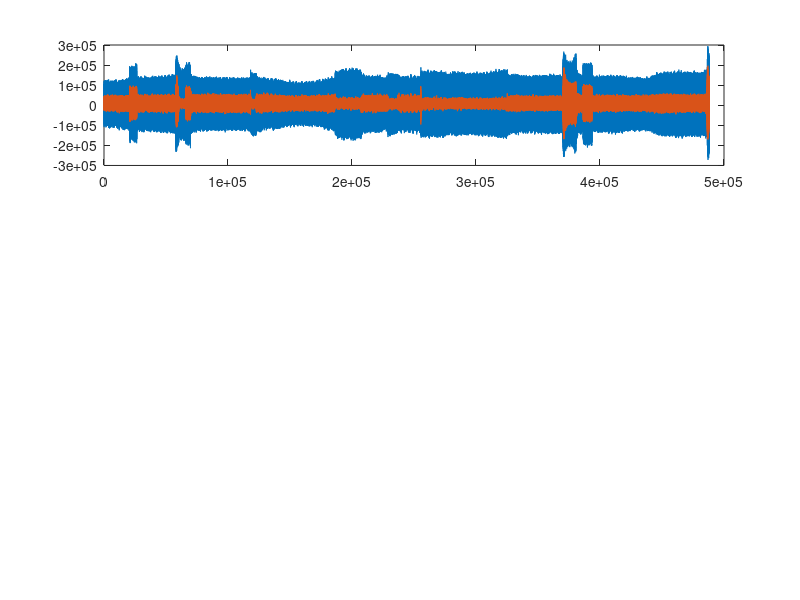

The MATLAB source for this figure: (Note: this script raises an error after producing the figure.)
clear;
clc;
close all;

format long g;
val1 = load("750hz.mat");
val2 = load("hallway_chatter.mat");
val3 = load("sweep.mat");
val = [val1, val2, val3];
names = ["750Hz", "Hallway Chatter", "20-20kHz sweep"];

n = numel(val);
ref_rms = zeros(1, n);
err_rms = zeros(1, n);

figure;
for i = 1:n
    ref = val(i).ref_plot;
    err = val(i).err_plot;
    err_offset = mean(err);
    ref_offset = mean(ref);
    % get rms value of both err and ref
    ref_rms(i) = rms(ref);
    err_rms(i) = rms(err);

    subplot(n, 1, i);
    plot(ref);
    hold on;
    plot(err);
    hold off;
    title(string(names(i)));
    xlabel('Sample');
    ylabel('Amplitude');
    ylim([-6 * 10^6, 6 * 10^6]);
    legend('Reference', 'Error');
    
     % calculate reduction ratio in dB.
    ratio = 20 .* log10(err_rms ./ ref_rms);
    msg = sprintf('Ref RMS: %.3g\nErr RMS: %.3g\nReduction: %.2f dB', ...
                  ref_rms(i), err_rms(i), ratio(i));
    text(0.02, 0.95, msg, 'Units', 'normalized', ...
         'VerticalAlignment', 'top', 'HorizontalAlignment', 'left', ...
         'BackgroundColor', 'b', 'EdgeColor', 'k', 'Margin', 4);

end 

% ratio = 20 .* log10(err_rms ./ ref_rms)
% ratio


% sound(ref, 48.8 * 10^3);
